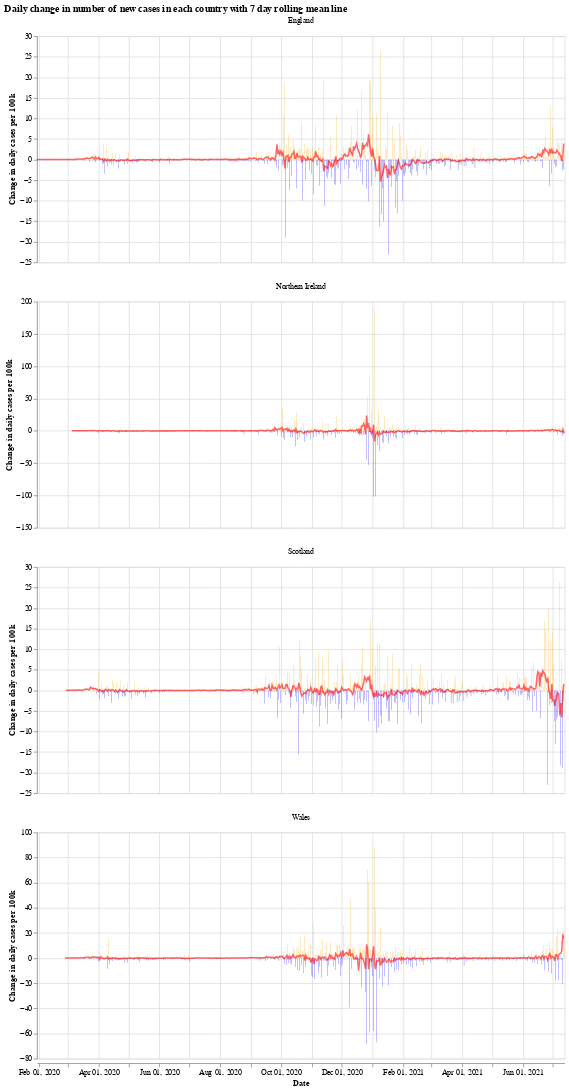

Write notebook code for a chart like this one.
### Markdown cell above
We will use the Python library `Altair` for visualising the data, see the [altair docs](https://altair-viz.github.io/) for more information.

First we have a graph which shows the daily change in the number of new cases for each country. This number jumps up and down all over the place, which is likely due to delay in reporting of new cases over the weekend. Another interesting thing is that it looks like the daily cases in Wales experienced a much shorter period of calm over the summer (calm in the sense of daily cases not jumping up and down).

The orange bars are days when the number of new cases (per 100k population) was more than the previous day, while the blue are days when the number of new cases dropped. The red line is the 7 day moving average. 

When the moving average line is below 0, it means that there is a consistent drop in new cases. We can see this clearly happening around the times that lockdowns were introduced (though, to varying degrees). I will update the graphs soon with a marker of when each lockdown started.

### Code cell
# collapse
import altair as alt

bars = alt.Chart(uk_cases).mark_bar().encode(
    x=alt.X("yearmonthdate(date):T", axis=alt.Axis(title='Date')),
    y=alt.Y("casesChangeRate:Q", axis=alt.Axis(title='Change in daily cases per 100k')),
    tooltip='casesChange',
    color=alt.condition(
        alt.datum.casesChangeRate > 0,
        alt.value("orange"),  # The positive color
        alt.value("blue")  # The negative color
    )
).properties(title='Daily change in number of new cases with 7 day rolling mean',width=700).interactive()

line = alt.Chart(uk_cases).mark_line(
    color='red',
    size=2,
    opacity=0.6
).transform_window(
    rolling_mean='mean(casesChangeRate)',
    frame=[0, 7],
    groupby=['areaName']
).encode(
    x='yearmonthdate(date):T',
    y='rolling_mean:Q'
)

alt.layer(bars, line, data=uk_cases).facet(alt.Column(
    'areaName', title=''), columns=1).resolve_scale(y='independent').properties(title='Daily change in number of new cases in each country with 7 day rolling mean line')

### Figure 1 — Vega-Lite specification as saved in the notebook (floating-point values rounded to 4 significant figures; data arrays with more than 128 entries replaced by an {"elided": "..."} marker saying what was removed)
{"config": {"view": {"continuousWidth": 400, "continuousHeight": 300}}, "data": {"name": "data-5faccd69a2b77bf095c0389cb2e7c3b1"}, "facet": {"type": "nominal", "field": "areaName", "title": ""}, "spec": {"layer": [{"mark": "bar", "encoding": {"color": {"condition": {"value": "orange", "test": "(datum.casesChangeRate > 0)"}, "value": "blue"}, "tooltip": {"type": "quantitative", "field": "casesChange"}, "x": {"type": "temporal", "axis": {"title": "Date"}, "field": "date", "timeUnit": "yearmonthdate"}, "y": {"type": "quantitative", "axis": {"title": "Change in daily cases per 100k"}, "field": "casesChangeRate"}}, "selection": {"selector001": {"type": "interval", "bind": "scales", "encodings": ["x", "y"]}}, "title": "Daily change in number of new cases with 7 day rolling mean", "width": 700}, {"mark": {"type": "line", "color": "red", "opacity": 0.6, "size": 2}, "encoding": {"x": {"type": "temporal", "field": "date", "timeUnit": "yearmonthdate"}, "y": {"type": "quantitative", "field": "rolling_mean"}}, "transform": [{"window": [{"op": "mean", "field": "casesChangeRate", "as": "rolling_mean"}], "frame": [0, 7], "groupby": ["areaName"]}]}]}, "columns": 1, "resolve": {"scale": {"y": "independent"}}, "title": "Daily change in number of new cases in each country with 7 day rolling mean line", "$schema": "https://vega.github.io/schema/vega-lite/v4.8.1.json", "datasets": {"data-5faccd69a2b77bf095c0389cb2e7c3b1": {"elided": "2028 records"}}}
